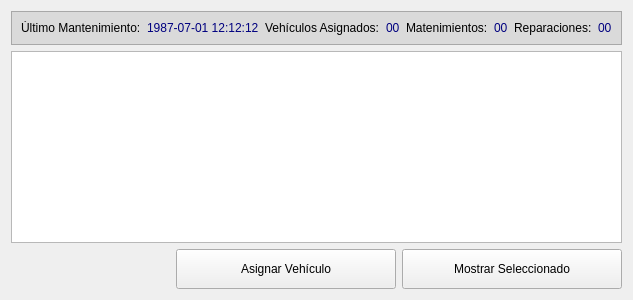
      <widget class="QWidget" name="tab_vehiculo">
       <attribute name="icon">
        <iconset>
         <normalon>:/Icons/icons/polaris.png</normalon>
        </iconset>
       </attribute>
       <attribute name="title">
        <string>Vehículos</string>
       </attribute>
       <layout class="QVBoxLayout" name="verticalLayout_4">
        <item>
         <layout class="QVBoxLayout" name="verticalLayout_3">
          <item>
           <widget class="QFrame" name="frame_3">
            <property name="styleSheet">
             <string notr="true">background-color: rgb(218, 218, 218);</string>
            </property>
            <property name="frameShape">
             <enum>QFrame::StyledPanel</enum>
            </property>
            <property name="frameShadow">
             <enum>QFrame::Raised</enum>
            </property>
            <layout class="QHBoxLayout" name="horizontalLayout_6">
             <item>
              <layout class="QHBoxLayout" name="horizontalLayout_5">
               <item>
                <widget class="QLabel" name="lbl_ultimo_mantenimientoa">
                 <property name="text">
                  <string>Último Mantenimiento:</string>
                 </property>
                </widget>
               </item>
               <item>
                <widget class="QLabel" name="lbl_ultimo_mantenimientob">
                 <property name="toolTip">
                  <string>Fecha del ultimo mantenimiento</string>
                 </property>
                 <property name="text">
                  <string>&lt;html&gt;&lt;head/&gt;&lt;body&gt;&lt;p&gt;&lt;span style=&quot; color:#00007f;&quot;&gt;1987-07-01 12:12:12&lt;/span&gt;&lt;/p&gt;&lt;/body&gt;&lt;/html&gt;</string>
                 </property>
                </widget>
               </item>
               <item>
                <widget class="QLabel" name="lbl_vehiculos_asignadosa">
                 <property name="text">
                  <string>Vehículos Asignados:</string>
                 </property>
                </widget>
               </item>
               <item>
                <widget class="QLabel" name="lbl_vehiculos_asignadosb">
                 <property name="toolTip">
                  <string>Numero de vehiculos</string>
                 </property>
                 <property name="text">
                  <string>&lt;html&gt;&lt;head/&gt;&lt;body&gt;&lt;p&gt;&lt;span style=&quot; color:#00007f;&quot;&gt;00&lt;/span&gt;&lt;/p&gt;&lt;/body&gt;&lt;/html&gt;</string>
                 </property>
                </widget>
               </item>
               <item>
                <widget class="QLabel" name="lbl_mantenimientosa">
                 <property name="text">
                  <string>Matenimientos:</string>
                 </property>
                </widget>
               </item>
               <item>
                <widget class="QLabel" name="lbl_mantenimientosb">
                 <property name="toolTip">
                  <string>Numero de mantenimientos</string>
                 </property>
                 <property name="text">
                  <string>&lt;html&gt;&lt;head/&gt;&lt;body&gt;&lt;p&gt;&lt;span style=&quot; color:#00007f;&quot;&gt;00&lt;/span&gt;&lt;/p&gt;&lt;/body&gt;&lt;/html&gt;</string>
                 </property>
                </widget>
               </item>
               <item>
                <widget class="QLabel" name="lbl_reparacionesa">
                 <property name="text">
                  <string>Reparaciones:</string>
                 </property>
                </widget>
               </item>
               <item>
                <widget class="QLabel" name="lbl_reparacionesb">
                 <property name="toolTip">
                  <string>Numero de reparaciones</string>
                 </property>
                 <property name="text">
                  <string>&lt;html&gt;&lt;head/&gt;&lt;body&gt;&lt;p&gt;&lt;span style=&quot; color:#00007f;&quot;&gt;00&lt;/span&gt;&lt;/p&gt;&lt;/body&gt;&lt;/html&gt;</string>
                 </property>
                </widget>
               </item>
              </layout>
             </item>
            </layout>
           </widget>
          </item>
          <item>
           <widget class="QTableView" name="tbl_vehiculos"/>
          </item>
          <item>
           <layout class="QHBoxLayout" name="horizontalLayout_7">
            <item>
             <spacer name="horizontalSpacer_3">
              <property name="orientation">
               <enum>Qt::Horizontal</enum>
              </property>
              <property name="sizeHint" stdset="0">
               <size>
                <width>40</width>
                <height>20</height>
               </size>
              </property>
             </spacer>
            </item>
            <item>
             <widget class="QPushButton" name="btn_asignar_vehiculos">
              <property name="minimumSize">
               <size>
                <width>220</width>
                <height>40</height>
               </size>
              </property>
              <property name="maximumSize">
               <size>
                <width>220</width>
                <height>40</height>
               </size>
              </property>
              <property name="toolTip">
               <string>Ver asignacion de vehiculos</string>
              </property>
              <property name="text">
               <string>Asignar Vehículo</string>
              </property>
              <property name="icon">
               <iconset resource="polaris.qrc">
                <normaloff>:/Icons/icons/polaris.png</normaloff>:/Icons/icons/polaris.png</iconset>
              </property>
              <property name="iconSize">
               <size>
                <width>20</width>
                <height>20</height>
               </size>
              </property>
             </widget>
            </item>
            <item>
             <widget class="QPushButton" name="btn_monstrar_seleccionados">
              <property name="minimumSize">
               <size>
                <width>220</width>
                <height>40</height>
               </size>
              </property>
              <property name="maximumSize">
               <size>
                <width>220</width>
                <height>40</height>
               </size>
              </property>
              <property name="text">
               <string>Mostrar Seleccionado</string>
              </property>
              <property name="icon">
               <iconset>
                <normalon>:/Icons/icons/apply.png</normalon>
               </iconset>
              </property>
             </widget>
            </item>
           </layout>
          </item>
         </layout>
        </item>
       </layout>
      </widget>
